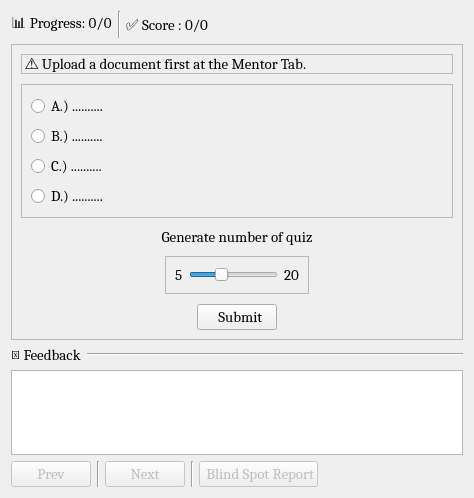
<?xml version="1.0" encoding="UTF-8"?>
<ui version="4.0">
 <class>QuizWidget</class>
 <widget class="QWidget" name="QuizWidget">
  <property name="geometry">
   <rect>
    <x>0</x>
    <y>0</y>
    <width>474</width>
    <height>498</height>
   </rect>
  </property>
  <property name="windowTitle">
   <string>Quiz Window</string>
  </property>
  <layout class="QVBoxLayout" name="verticalLayout_5">
   <item>
    <layout class="QHBoxLayout" name="horizontalLayout">
     <item>
      <widget class="QLabel" name="progress_label">
       <property name="font">
        <font>
         <family>Cambria</family>
         <pointsize>11</pointsize>
        </font>
       </property>
       <property name="frameShape">
        <enum>QFrame::Shape::NoFrame</enum>
       </property>
       <property name="text">
        <string>📊 Progress: 0/0</string>
       </property>
       <property name="alignment">
        <set>Qt::AlignmentFlag::AlignCenter</set>
       </property>
      </widget>
     </item>
     <item>
      <widget class="Line" name="line">
       <property name="maximumSize">
        <size>
         <width>2</width>
         <height>16777215</height>
        </size>
       </property>
       <property name="orientation">
        <enum>Qt::Orientation::Vertical</enum>
       </property>
      </widget>
     </item>
     <item>
      <widget class="QLabel" name="score_label">
       <property name="font">
        <font>
         <family>Cambria</family>
         <pointsize>11</pointsize>
        </font>
       </property>
       <property name="frameShape">
        <enum>QFrame::Shape::NoFrame</enum>
       </property>
       <property name="text">
        <string>✅ Score : 0/0</string>
       </property>
       <property name="alignment">
        <set>Qt::AlignmentFlag::AlignCenter</set>
       </property>
      </widget>
     </item>
     <item>
      <spacer name="horizontalSpacer">
       <property name="orientation">
        <enum>Qt::Orientation::Horizontal</enum>
       </property>
       <property name="sizeHint" stdset="0">
        <size>
         <width>40</width>
         <height>20</height>
        </size>
       </property>
      </spacer>
     </item>
    </layout>
   </item>
   <item>
    <layout class="QVBoxLayout" name="sliding_vlayout">
     <property name="spacing">
      <number>0</number>
     </property>
     <item>
      <widget class="QWidget" name="question_widget" native="true">
       <layout class="QVBoxLayout" name="verticalLayout_3" stretch="0">
        <property name="spacing">
         <number>0</number>
        </property>
        <property name="leftMargin">
         <number>0</number>
        </property>
        <property name="topMargin">
         <number>0</number>
        </property>
        <property name="rightMargin">
         <number>0</number>
        </property>
        <property name="bottomMargin">
         <number>0</number>
        </property>
        <item>
         <widget class="QFrame" name="frame">
          <property name="frameShape">
           <enum>QFrame::Shape::StyledPanel</enum>
          </property>
          <property name="frameShadow">
           <enum>QFrame::Shadow::Raised</enum>
          </property>
          <layout class="QVBoxLayout" name="verticalLayout_2" stretch="1,4,0,0,0">
           <property name="spacing">
            <number>10</number>
           </property>
           <item>
            <widget class="QLabel" name="question_label">
             <property name="font">
              <font>
               <family>Cambria</family>
               <pointsize>11</pointsize>
              </font>
             </property>
             <property name="frameShape">
              <enum>QFrame::Shape::StyledPanel</enum>
             </property>
             <property name="text">
              <string>⚠️ Upload a document first at the Mentor Tab.</string>
             </property>
             <property name="wordWrap">
              <bool>true</bool>
             </property>
            </widget>
           </item>
           <item>
            <widget class="QFrame" name="frame_3">
             <property name="frameShape">
              <enum>QFrame::Shape::StyledPanel</enum>
             </property>
             <property name="frameShadow">
              <enum>QFrame::Shadow::Raised</enum>
             </property>
             <layout class="QVBoxLayout" name="verticalLayout">
              <item>
               <widget class="QRadioButton" name="radio_A">
                <property name="font">
                 <font>
                  <family>Cambria</family>
                  <pointsize>11</pointsize>
                 </font>
                </property>
                <property name="text">
                 <string>A.) ..........</string>
                </property>
               </widget>
              </item>
              <item>
               <widget class="QRadioButton" name="radio_B">
                <property name="font">
                 <font>
                  <family>Cambria</family>
                  <pointsize>11</pointsize>
                 </font>
                </property>
                <property name="text">
                 <string>B.) ..........</string>
                </property>
               </widget>
              </item>
              <item>
               <widget class="QRadioButton" name="radio_C">
                <property name="font">
                 <font>
                  <family>Cambria</family>
                  <pointsize>11</pointsize>
                 </font>
                </property>
                <property name="text">
                 <string>C.) ..........</string>
                </property>
               </widget>
              </item>
              <item>
               <widget class="QRadioButton" name="radio_D">
                <property name="font">
                 <font>
                  <family>Cambria</family>
                  <pointsize>11</pointsize>
                 </font>
                </property>
                <property name="text">
                 <string>D.) ..........</string>
                </property>
               </widget>
              </item>
             </layout>
            </widget>
           </item>
           <item>
            <widget class="QLabel" name="generator_label">
             <property name="font">
              <font>
               <family>Cambria</family>
               <pointsize>11</pointsize>
              </font>
             </property>
             <property name="frameShape">
              <enum>QFrame::Shape::NoFrame</enum>
             </property>
             <property name="text">
              <string>Generate number of quiz</string>
             </property>
             <property name="alignment">
              <set>Qt::AlignmentFlag::AlignCenter</set>
             </property>
            </widget>
           </item>
           <item>
            <layout class="QHBoxLayout" name="horizontalLayout_5" stretch="1,1,1">
             <item>
              <spacer name="horizontalSpacer_5">
               <property name="orientation">
                <enum>Qt::Orientation::Horizontal</enum>
               </property>
               <property name="sizeHint" stdset="0">
                <size>
                 <width>40</width>
                 <height>20</height>
                </size>
               </property>
              </spacer>
             </item>
             <item>
              <widget class="QFrame" name="frame_4">
               <property name="frameShape">
                <enum>QFrame::Shape::StyledPanel</enum>
               </property>
               <property name="frameShadow">
                <enum>QFrame::Shadow::Raised</enum>
               </property>
               <layout class="QHBoxLayout" name="horizontalLayout_2" stretch="0,0,0">
                <item>
                 <widget class="QLabel" name="label_4">
                  <property name="font">
                   <font>
                    <family>Cambria</family>
                    <pointsize>11</pointsize>
                   </font>
                  </property>
                  <property name="frameShape">
                   <enum>QFrame::Shape::NoFrame</enum>
                  </property>
                  <property name="text">
                   <string>5</string>
                  </property>
                 </widget>
                </item>
                <item>
                 <widget class="QSlider" name="num_quiz_slider">
                  <property name="font">
                   <font>
                    <family>Cambria</family>
                    <pointsize>10</pointsize>
                   </font>
                  </property>
                  <property name="minimum">
                   <number>5</number>
                  </property>
                  <property name="maximum">
                   <number>20</number>
                  </property>
                  <property name="pageStep">
                   <number>1</number>
                  </property>
                  <property name="sliderPosition">
                   <number>10</number>
                  </property>
                  <property name="orientation">
                   <enum>Qt::Orientation::Horizontal</enum>
                  </property>
                 </widget>
                </item>
                <item>
                 <widget class="QLabel" name="label_5">
                  <property name="font">
                   <font>
                    <family>Cambria</family>
                    <pointsize>11</pointsize>
                   </font>
                  </property>
                  <property name="frameShape">
                   <enum>QFrame::Shape::NoFrame</enum>
                  </property>
                  <property name="text">
                   <string>20</string>
                  </property>
                 </widget>
                </item>
               </layout>
              </widget>
             </item>
             <item>
              <spacer name="horizontalSpacer_4">
               <property name="orientation">
                <enum>Qt::Orientation::Horizontal</enum>
               </property>
               <property name="sizeHint" stdset="0">
                <size>
                 <width>40</width>
                 <height>20</height>
                </size>
               </property>
              </spacer>
             </item>
            </layout>
           </item>
           <item>
            <layout class="QHBoxLayout" name="horizontalLayout_4">
             <item>
              <spacer name="horizontalSpacer_3">
               <property name="orientation">
                <enum>Qt::Orientation::Horizontal</enum>
               </property>
               <property name="sizeHint" stdset="0">
                <size>
                 <width>40</width>
                 <height>20</height>
                </size>
               </property>
              </spacer>
             </item>
             <item>
              <widget class="QPushButton" name="generate_btn">
               <property name="font">
                <font>
                 <family>Cambria</family>
                 <pointsize>11</pointsize>
                </font>
               </property>
               <property name="text">
                <string>  Submit</string>
               </property>
               <property name="icon">
                <iconset>
                 <normaloff>../icons/send_btn.png</normaloff>../icons/send_btn.png</iconset>
               </property>
               <property name="iconSize">
                <size>
                 <width>18</width>
                 <height>18</height>
                </size>
               </property>
              </widget>
             </item>
             <item>
              <spacer name="horizontalSpacer_2">
               <property name="orientation">
                <enum>Qt::Orientation::Horizontal</enum>
               </property>
               <property name="sizeHint" stdset="0">
                <size>
                 <width>40</width>
                 <height>20</height>
                </size>
               </property>
              </spacer>
             </item>
            </layout>
           </item>
          </layout>
         </widget>
        </item>
       </layout>
      </widget>
     </item>
    </layout>
   </item>
   <item>
    <layout class="QHBoxLayout" name="horizontalLayout_7" stretch="0,1">
     <item>
      <widget class="QLabel" name="label_7">
       <property name="font">
        <font>
         <family>Cambria</family>
         <pointsize>11</pointsize>
        </font>
       </property>
       <property name="text">
        <string>💬 Feedback</string>
       </property>
      </widget>
     </item>
     <item>
      <widget class="Line" name="line_3">
       <property name="orientation">
        <enum>Qt::Orientation::Horizontal</enum>
       </property>
      </widget>
     </item>
    </layout>
   </item>
   <item>
    <widget class="QTextEdit" name="feedback_text">
     <property name="maximumSize">
      <size>
       <width>16777215</width>
       <height>200</height>
      </size>
     </property>
    </widget>
   </item>
   <item>
    <layout class="QHBoxLayout" name="horizontalLayout_6">
     <item>
      <widget class="QPushButton" name="prev_btn">
       <property name="enabled">
        <bool>false</bool>
       </property>
       <property name="font">
        <font>
         <family>Cambria</family>
         <pointsize>11</pointsize>
        </font>
       </property>
       <property name="text">
        <string>Prev</string>
       </property>
       <property name="icon">
        <iconset>
         <normaloff>../icons/prev_btn.png</normaloff>../icons/prev_btn.png</iconset>
       </property>
       <property name="iconSize">
        <size>
         <width>18</width>
         <height>18</height>
        </size>
       </property>
      </widget>
     </item>
     <item>
      <widget class="Line" name="line_4">
       <property name="maximumSize">
        <size>
         <width>2</width>
         <height>16777215</height>
        </size>
       </property>
       <property name="orientation">
        <enum>Qt::Orientation::Vertical</enum>
       </property>
      </widget>
     </item>
     <item>
      <widget class="QPushButton" name="next_btn">
       <property name="enabled">
        <bool>false</bool>
       </property>
       <property name="font">
        <font>
         <family>Cambria</family>
         <pointsize>11</pointsize>
        </font>
       </property>
       <property name="text">
        <string>Next</string>
       </property>
       <property name="icon">
        <iconset>
         <normaloff>../icons/next_btn.png</normaloff>../icons/next_btn.png</iconset>
       </property>
       <property name="iconSize">
        <size>
         <width>18</width>
         <height>18</height>
        </size>
       </property>
      </widget>
     </item>
     <item>
      <widget class="Line" name="line_2">
       <property name="maximumSize">
        <size>
         <width>2</width>
         <height>16777215</height>
        </size>
       </property>
       <property name="orientation">
        <enum>Qt::Orientation::Vertical</enum>
       </property>
      </widget>
     </item>
     <item>
      <widget class="QPushButton" name="bs_report_btn">
       <property name="enabled">
        <bool>false</bool>
       </property>
       <property name="font">
        <font>
         <family>Cambria</family>
         <pointsize>11</pointsize>
        </font>
       </property>
       <property name="text">
        <string> Blind Spot Report</string>
       </property>
       <property name="icon">
        <iconset>
         <normaloff>../icons/report.png</normaloff>../icons/report.png</iconset>
       </property>
       <property name="iconSize">
        <size>
         <width>18</width>
         <height>18</height>
        </size>
       </property>
      </widget>
     </item>
     <item>
      <spacer name="horizontalSpacer_6">
       <property name="orientation">
        <enum>Qt::Orientation::Horizontal</enum>
       </property>
       <property name="sizeHint" stdset="0">
        <size>
         <width>40</width>
         <height>20</height>
        </size>
       </property>
      </spacer>
     </item>
    </layout>
   </item>
  </layout>
 </widget>
 <resources/>
 <connections/>
</ui>
